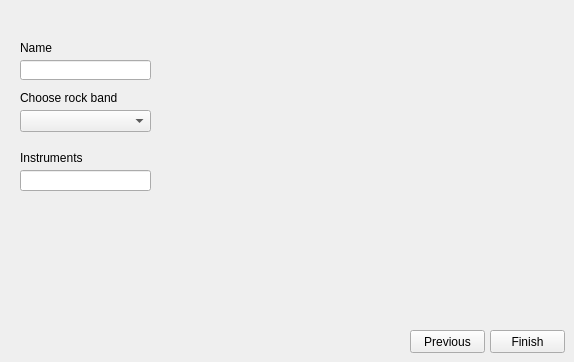
      <widget class="QWidget" name="addArtistPage">
       <widget class="QPushButton" name="addArtistFinishButton">
        <property name="geometry">
         <rect>
          <x>490</x>
          <y>330</y>
          <width>75</width>
          <height>23</height>
         </rect>
        </property>
        <property name="text">
         <string>Finish</string>
        </property>
       </widget>
       <widget class="QLabel" name="chooseRockbandLabel">
        <property name="geometry">
         <rect>
          <x>20</x>
          <y>90</y>
          <width>131</width>
          <height>16</height>
         </rect>
        </property>
        <property name="text">
         <string>Choose rock band</string>
        </property>
       </widget>
       <widget class="QComboBox" name="chooseRockbandComboBox">
        <property name="geometry">
         <rect>
          <x>20</x>
          <y>110</y>
          <width>131</width>
          <height>22</height>
         </rect>
        </property>
       </widget>
       <widget class="QLabel" name="artistNameLabel">
        <property name="geometry">
         <rect>
          <x>20</x>
          <y>40</y>
          <width>131</width>
          <height>16</height>
         </rect>
        </property>
        <property name="text">
         <string>Name</string>
        </property>
       </widget>
       <widget class="QLineEdit" name="artistNameLineEdit">
        <property name="geometry">
         <rect>
          <x>20</x>
          <y>60</y>
          <width>131</width>
          <height>20</height>
         </rect>
        </property>
       </widget>
       <widget class="QLabel" name="instumentsLabel">
        <property name="geometry">
         <rect>
          <x>20</x>
          <y>150</y>
          <width>131</width>
          <height>16</height>
         </rect>
        </property>
        <property name="text">
         <string>Instruments</string>
        </property>
       </widget>
       <widget class="QLineEdit" name="instumentsLineEdit">
        <property name="geometry">
         <rect>
          <x>20</x>
          <y>170</y>
          <width>131</width>
          <height>21</height>
         </rect>
        </property>
       </widget>
       <widget class="QPushButton" name="addArtistPreviousButton">
        <property name="geometry">
         <rect>
          <x>410</x>
          <y>330</y>
          <width>75</width>
          <height>23</height>
         </rect>
        </property>
        <property name="text">
         <string>Previous</string>
        </property>
       </widget>
      </widget>
